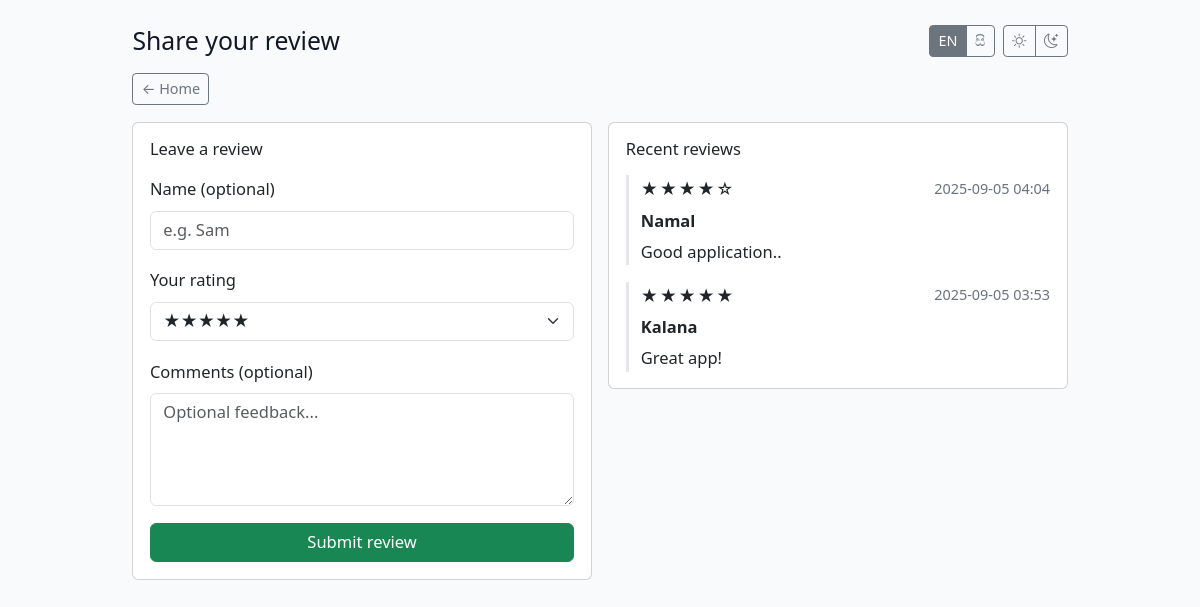
The app's page /reviews with its own data.
### app.py (models this page shows)
class Review(db.Model):
    __tablename__ = "reviews"
    id = db.Column(db.Integer, primary_key=True, autoincrement=True)
    created_at = db.Column(db.DateTime, default=datetime.utcnow, index=True)
    session_id = db.Column(db.String(64), index=True, nullable=True)
    user_id = db.Column(db.String(36), db.ForeignKey("users.id"), nullable=True)
    rating = db.Column(db.Integer, nullable=False)
    comment = db.Column(db.Text, nullable=True)
    name = db.Column(db.String(120), nullable=True)
    user = db.relationship("User", backref="reviews")

### app.py (the view, shortened to what this page needs)
@app.route("/reviews", methods=["GET", "POST"])
def reviews():
    form = ReviewForm()
    saved = False
    recent = (Review.query
              .order_by(Review.created_at.desc())
              .limit(12)
              .all())
    return render_template(
        "review.html",
        form=form,
        reviews=recent,
        saved=saved
    )

### app.py
class ReviewForm(FlaskForm):
    name = StringField(_("Name (optional)"), validators=[Length(max=120)])
    rating = SelectField(
        _("Your rating"),
        choices=[("5","★★★★★"), ("4","★★★★☆"), ("3","★★★☆☆"), ("2","★★☆☆☆"), ("1","★☆☆☆☆")],
        validators=[DataRequired()]
    )
    comment = TextAreaField(_("Comments (optional)"), validators=[Optional(), Length(max=2000)])
    submit = SubmitField(_("Submit review"))

### app.py (called while the page is built)
def get_locale():
    return session.get("lang", "en")

def load_questions_for_locale(locale_code: str):
    fname = "dass42_questions.si.json" if locale_code == "si" else "dass42_questions.en.json"
    fpath = I18N_DIR / fname
    with open(fpath, "r", encoding="utf-8") as f:
        qmap = json.load(f)
    return {col: qmap.get(col, col) for col in question_columns}

@app.before_request
def _inject_i18n_maps():
    lang = get_locale()
    g.lang = lang
    g.label_map = LABEL_MAPS.get(lang, LABEL_MAPS["en"])
    g.question_map = load_questions_for_locale(lang)

### templates/review.html (shortened to what this page needs)
<!doctype html>
<html lang="{{ 'si' if g.lang == 'si' else 'en' }}">
<head>
  <link href="https://cdn.jsdelivr.net/npm/bootstrap@5.3.2/dist/css/bootstrap.min.css" rel="stylesheet">
  <link href="https://cdn.jsdelivr.net/npm/bootstrap-icons@1.11.3/font/bootstrap-icons.css" rel="stylesheet">
  <link href="{{ url_for('static', filename='css/theme.css') }}" rel="stylesheet">
</head>
<body>
  <div class="container py-4 app-container">
    <div class="d-flex justify-content-between align-items-center mb-3">
      <h1 class="h4 m-0">
        {% if g.lang=='si' %}ඔබේ අදහස් හා අත්දැකීම්{% else %}Share your review{% endif %}
      </h1>
      <div class="d-flex align-items-center gap-2">
        <div class="btn-group">
          <a href="{{ url_for('set_language', code='en') }}"
             class="btn btn-sm btn-outline-secondary {% if g.lang=='en' %}active{% endif %}">EN</a>
          <a href="{{ url_for('set_language', code='si') }}"
             class="btn btn-sm btn-outline-secondary {% if g.lang=='si' %}active{% endif %}">සි</a>
        </div>
        <div class="btn-group" role="group" aria-label="Theme">
          <button id="themeLight" type="button" class="btn btn-sm btn-outline-secondary"><i class="bi bi-sun"></i></button>
          <button id="themeDark"  type="button" class="btn btn-sm btn-outline-secondary"><i class="bi bi-moon-stars"></i></button>
        </div>
      </div>
    </div>
    <div class="mb-3">
      <a href="{{ url_for('home') }}" class="btn btn-outline-secondary btn-sm">← {% if g.lang=='si' %}මුල් පිටුව{% else %}Home{% endif %}</a>
    </div>
    <div class="row g-3">
      <div class="col-md-6">
        <div class="card">
          <div class="card-body">
            <h2 class="h6 mb-3">{% if g.lang=='si' %}අදහස් යොමු කිරීම{% else %}Leave a review{% endif %}</h2>
            <form method="post">
              <div class="mb-3">
                {{ form.name.label(class="form-label") }}
                {{ form.name(class="form-control", placeholder=( 'e.g. Sam' if g.lang!='si' else 'උදාහරණය: සමීර' )) }}
              </div>
              <div class="mb-3">
                {{ form.rating.label(class="form-label") }}
                {{ form.rating(class="form-select") }}
              </div>
              <div class="mb-3">
                {{ form.comment.label(class="form-label") }}
                {{ form.comment(class="form-control", rows="4", placeholder=( 'Optional feedback...' if g.lang!='si' else 'අමතර අදහස් (විකල්පික)...' )) }}
              </div>
              <div class="d-grid">
                {{ form.submit(class="btn btn-success") }}
              </div>
            </form>
          </div>
        </div>
      </div>
      <div class="col-md-6">
        <div class="card">
          <div class="card-body">
            <h2 class="h6 mb-3">{% if g.lang=='si' %}ආසන්න අදහස්{% else %}Recent reviews{% endif %}</h2>
            {% if not reviews or reviews|length == 0 %}
              <div class="text-muted">{% if g.lang=='si' %}තවමත් විමසුම් නොමැත.{% else %}No reviews yet.{% endif %}</div>
            {% else %}
              <div class="vstack gap-3">
                {% for r in reviews %}
                  <div class="review-item">
                    <div class="d-flex justify-content-between align-items-center">
                      <div class="star">
                        {% set stars = '★' * r.rating + '☆' * (5 - r.rating) %}
                        {{ stars }}
                      </div>
                      <small class="text-muted">{{ r.created_at.strftime("%Y-%m-%d %H:%M") }}</small>
                    </div>
                    <div class="mt-1">
                      <strong>{{ r.name or ( 'User' if g.lang!='si' else '사용කරු' ) }}</strong>
                    </div>
                    {% if r.comment %}
                      <div class="mt-1">{{ r.comment }}</div>
                    {% endif %}
                  </div>
                {% endfor %}
              </div>
            {% endif %}
          </div>
        </div>
      </div>
    </div>
    <div class="py-3"></div>
  </div>
</body>
</html>

### static/css/theme.css (style rules this page uses)
:root { --bg: #f8fafc; --card: #ffffff; --muted: #6b7280; --border: #e5e7eb; --text: #111827; --text-soft: #374151; --badge-soft-bg: #eef2ff; --badge-soft-fg: #3730a3; --shadow-lg: 0 6px 22px rgba(0,0,0,0.06); }
html, body { background: var(--bg) !important; color: var(--text); font-size: 16.5px; line-height: 1.65; }
h1, h2, h3, h4, h5, h6 { line-height: 1.3; margin-top: 1.2rem; margin-bottom: .8rem; }
.text-muted { color: var(--muted) !important; }

### templates/review.html (style rules this page uses)
.app-container { max-width: 960px; }
.review-item { border-left: 3px solid var(--border); padding-left: 12px; }
.star { font-size: 1rem; letter-spacing: .1rem; }

### records on screen
Review: stars "★★★★☆", created_at "2025-09-05 04:04", name "Namal", comment "Good application.."
Review: stars "★★★★★", created_at "2025-09-05 03:53", name "Kalana", comment "Great app!"
